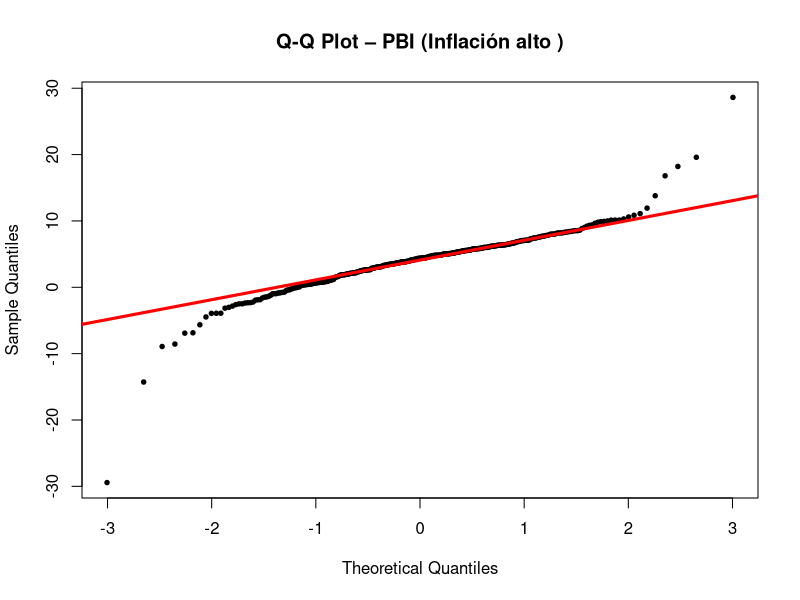
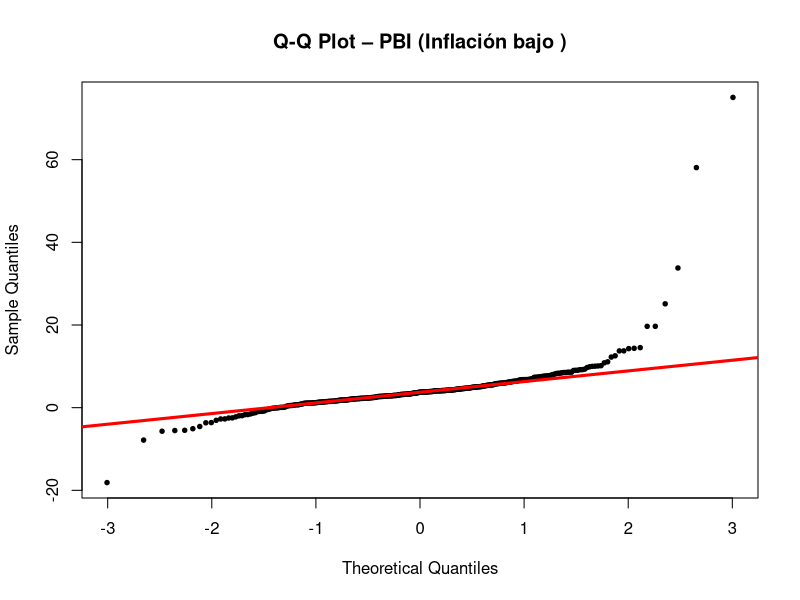
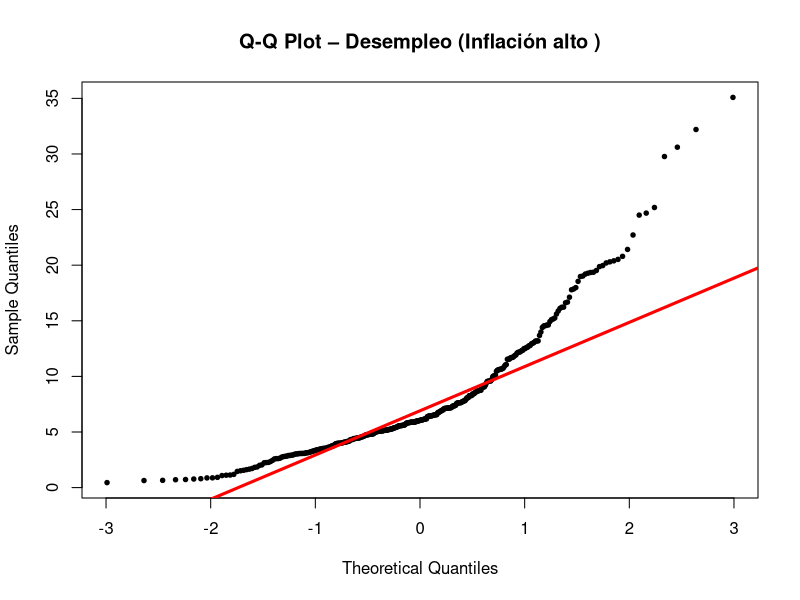
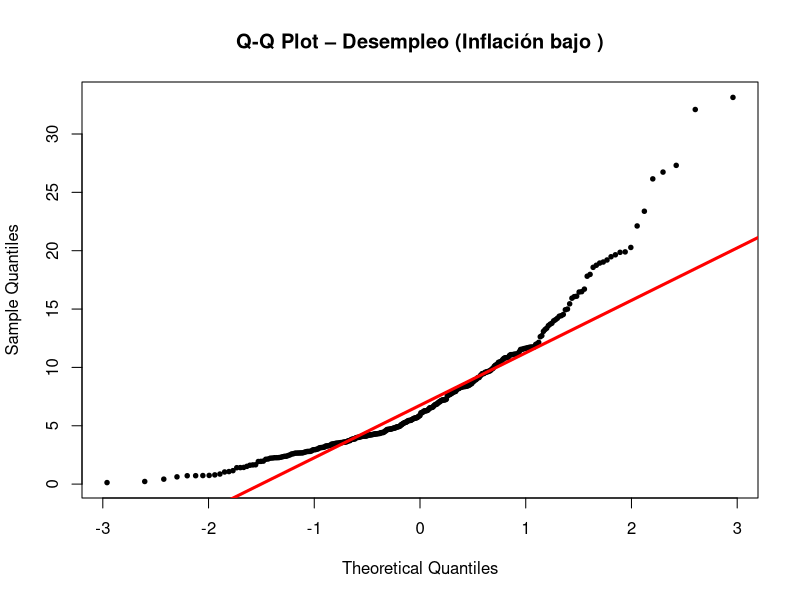
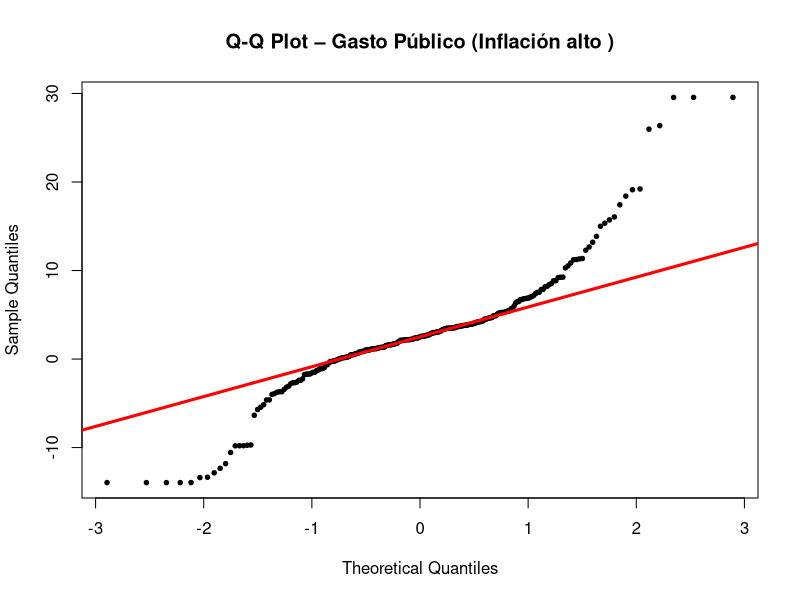
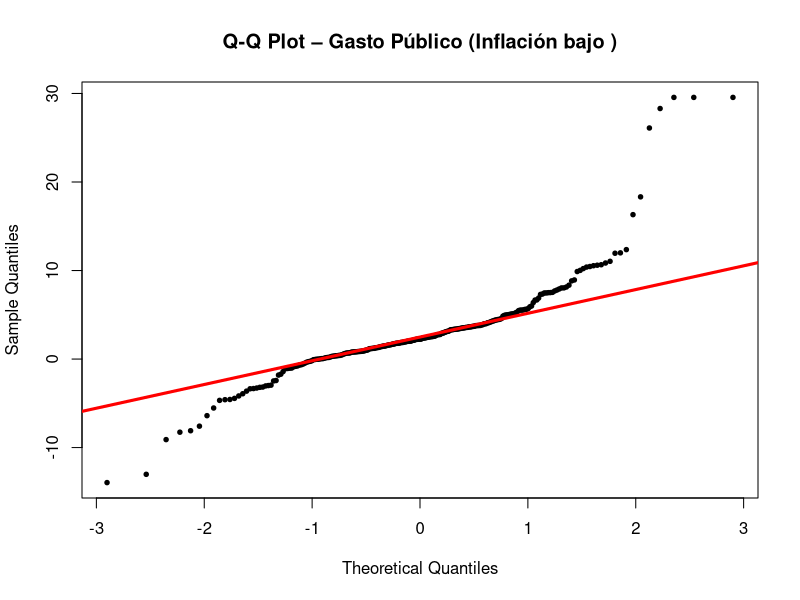
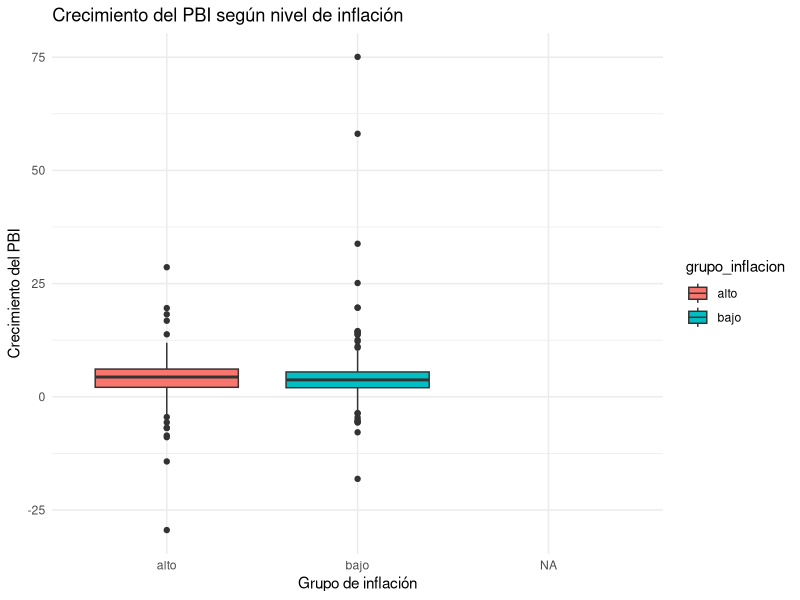
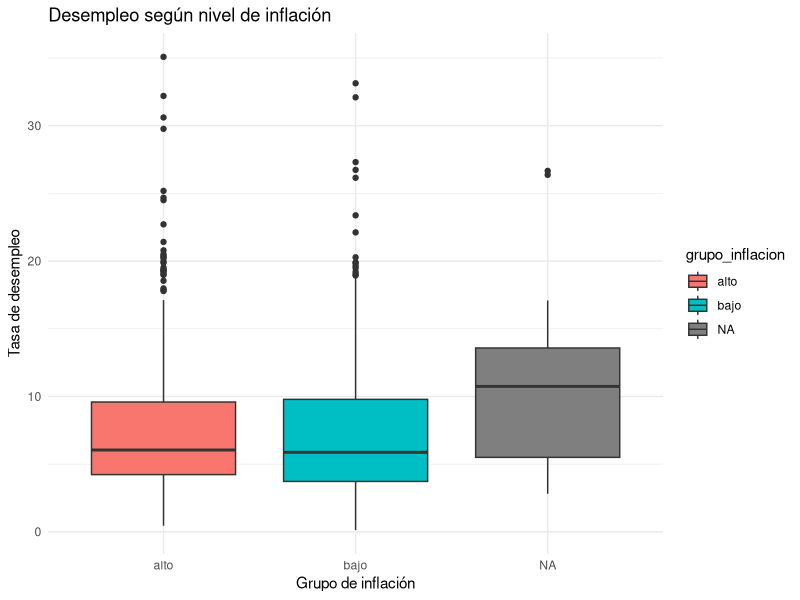

R code for these plots, in order:
#===========================
#ANÁLISIS ESTADÍSTICO - TEST
#===========================

#¿Los países con gasto público alto tienen un crecimiento del PBI distinto a los de gasto público bajo?

#H0: μ_alto = μ_bajo
#H1: μ_alto ≠ μ_bajo

library(dplyr)
library(ggplot2)
library(car)       
library(psych)

inflacion_log         <- read.csv("data/clean/inflacion_log.csv")
PBI_crecimiento_clean <- read.csv("data/clean/PBI_crecimiento_clean.csv")
desempleo_clean       <- read.csv("data/clean/desempleo_clean.csv")
gasto_publico_wins    <- read.csv("data/clean/gasto_publico_wins.csv")
tasa_de_cambio_log    <- read.csv("data/clean/tasa_de_cambio_log.csv")


#SUPUESTOS:
df <- data.frame(
  inflacion = inflacion_log$inflacion_log,
  PBI = PBI_crecimiento_clean$tasa.de.crecimiento.PBI,
  desempleo = desempleo_clean$tasa.de.desempleo,
  gasto = gasto_publico_wins$gasto_wins
)
df$grupo_inflacion <- ifelse(df$inflacion > median(df$inflacion, na.rm = TRUE),
                             "alto", "bajo")
df$grupo_inflacion <- factor(df$grupo_inflacion)


#Normalidad (Shapiro-Wilk) 
#-------------------------

#PBI: 
shapiro_PBI_alto <- shapiro.test(df$PBI[df$grupo_inflacion == "alto"])
shapiro_PBI_bajo <- shapiro.test(df$PBI[df$grupo_inflacion == "bajo"])
#ambos no normales 

#Desempleo
shapiro_des_alto <- shapiro.test(df$desempleo[df$grupo_inflacion == "alto"])
shapiro_des_bajo <- shapiro.test(df$desempleo[df$grupo_inflacion == "bajo"])
#ambos no normales

#Gasto publico
shapiro_gasto_alto <- shapiro.test(df$gasto[df$grupo_inflacion == "alto"])
shapiro_gasto_bajo <- shapiro.test(df$gasto[df$grupo_inflacion == "bajo"])
#ambos no normales 


#Grafico Q-Q
#-----------

qq_plot <- function(variable, grupo, nombre_variable) {
  datos <- variable[df$grupo_inflacion == grupo]
  
  qqnorm(datos,
         main = paste("Q-Q Plot –", nombre_variable, "(Inflación", grupo, ")"),
         col = "black",
         pch = 19,
         cex = 0.6)
  
  qqline(datos, col = "red", lwd = 3)
}

#PBI
qq_plot(df$PBI, "alto", "PBI")
qq_plot(df$PBI, "bajo", "PBI")

#Desempleo
qq_plot(df$desempleo, "alto", "Desempleo")
qq_plot(df$desempleo, "bajo", "Desempleo")

#Gasto publico
qq_plot(df$gasto, "alto", "Gasto Público")
qq_plot(df$gasto, "bajo", "Gasto Público")

#Homogeneidad de Varianzas
#-------------------------

#PBI: 
leveneTest(PBI ~ grupo_inflacion, data = df) #varianzas homogeneas
#Desempleo:
leveneTest(desempleo ~ grupo_inflacion, data = df) #varianzas heterogeneas
#Gasto: 
leveneTest(gasto ~ grupo_inflacion, data = df) #varianzas homogeneas

#==============================================================================
#Aplicamos el test Wilcoxon Rank-Sum (Mann–Whitney) para PBI, desempleo y gasto

#PBI:
wilcox.test(PBI ~ grupo_inflacion, data=df)

#Desempleo
wilcox.test(desempleo ~ grupo_inflacion, data=df)

#Gasto público
wilcox.test(gasto ~ grupo_inflacion, data=df)
#==============================================================================
#ANOVA de Welch

#PBI: 
anova_PBI <- oneway.test(PBI ~ grupo_inflacion, data = df, var.equal = FALSE)
print(anova_PBI)

#Desempleo
anova_desempleo <- oneway.test(desempleo ~ grupo_inflacion, data = df, var.equal = FALSE)
print(anova_desempleo)

#Gasto
anova_gasto <- oneway.test(gasto ~ grupo_inflacion, data = df, var.equal = FALSE)
print(anova_gasto)

#Gráficos de ANOVA:
#------------------
ggplot(df, aes(x = grupo_inflacion, y = PBI, fill = grupo_inflacion)) +
  geom_boxplot() +
  labs(title = "Crecimiento del PBI según nivel de inflación",
       x = "Grupo de inflación", y = "Crecimiento del PBI") +
  theme_minimal() #PBI

ggplot(df, aes(x = grupo_inflacion, y = desempleo, fill = grupo_inflacion)) +
  geom_boxplot() +
  labs(title = "Desempleo según nivel de inflación",
       x = "Grupo de inflación", y = "Tasa de desempleo") +
  theme_minimal() #Desempleo

ggplot(df, aes(x = grupo_inflacion, y = gasto, fill = grupo_inflacion)) +
  geom_boxplot() +
  labs(title = "Gasto público según nivel de inflación",
       x = "Grupo de inflación", y = "Gasto público (winsorizado)") +
  theme_minimal() #Gasto 


